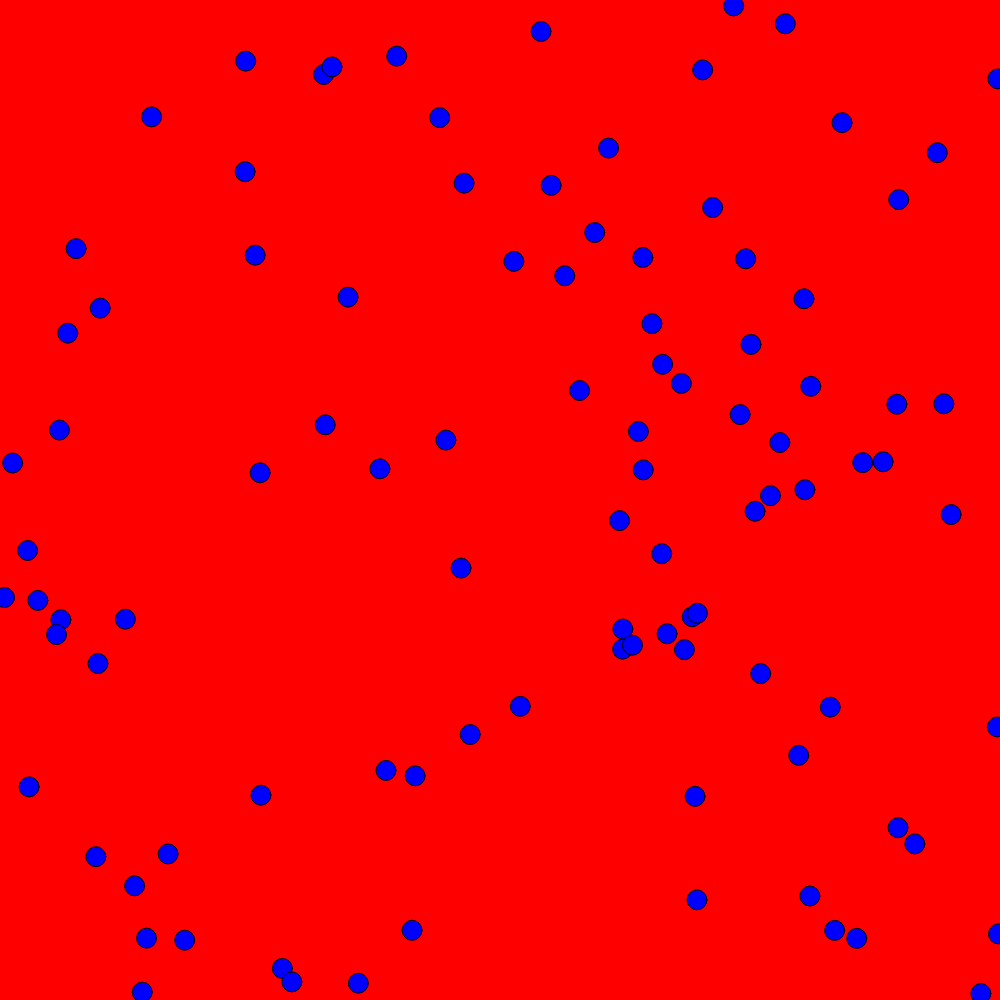
Frame 1 (no input)
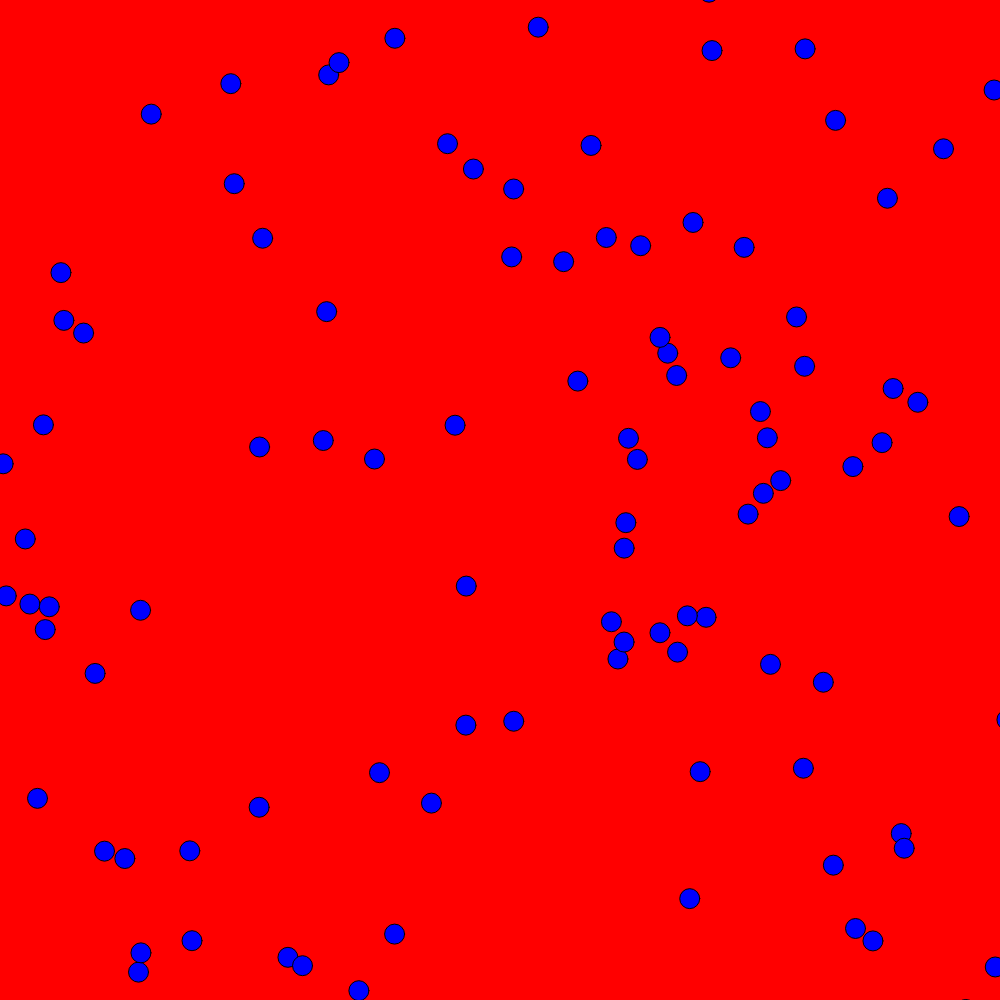
Frame 60 (no input)
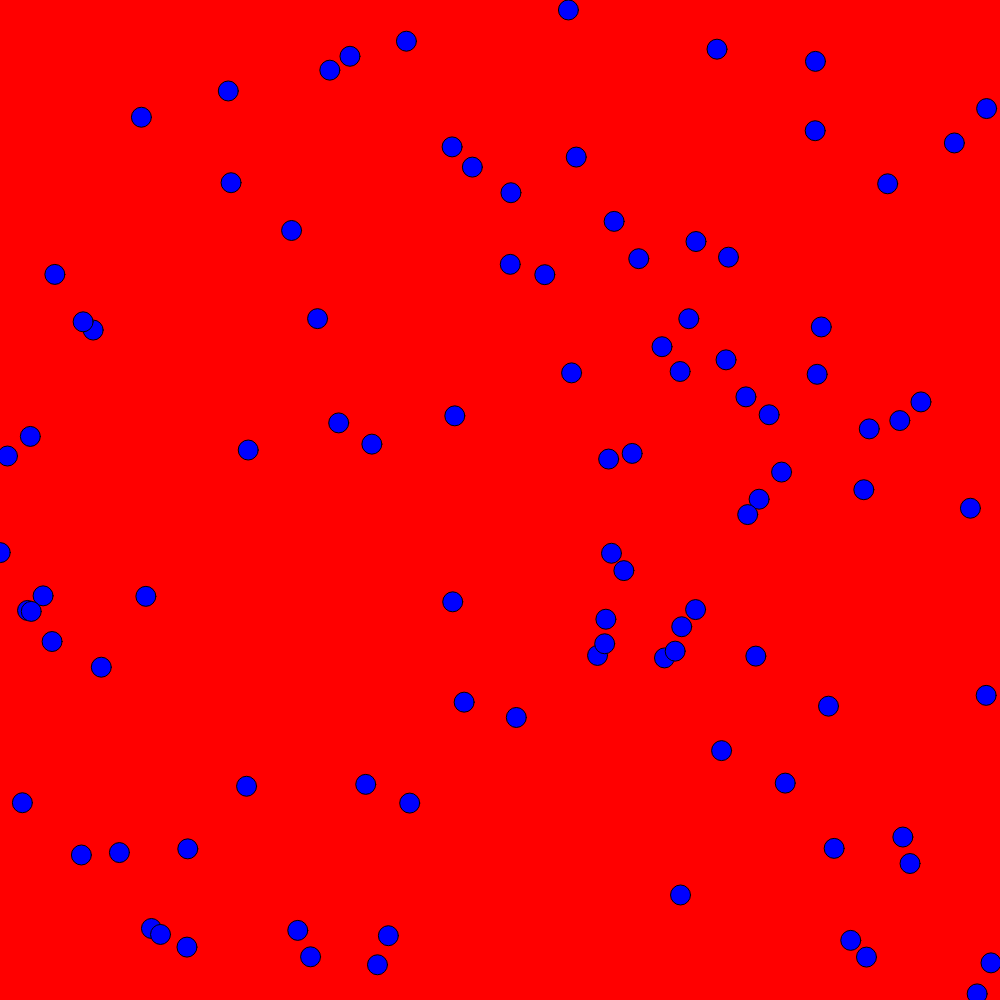
Frame 120 (the mouse pressed at the canvas centre since frame 60)

The p5.js sketch that drew these frames (run headless with seeded random() and noise() and a simulated clock; from frame 60 on, the mouse is pressed at the canvas centre):

// p5.js sketch
// ── sketch.js
// an array of bubbles
var bubbles = [];

function setup() {
  createCanvas(1000, 1000);
  // add new bubble
  for(var i=0; i<100; i++) {
    //random(width) - gives me a random number between 0 and the width of the canvas
    bubbles.push( new Bubble(random(width),random(height)) );  
  }
}

function draw() {
  background('red');
  for(var i=0; i<bubbles.length; i++){
    //get the ith bubble in the list
    // i = 0 --> get the first bubble
    // i = 1 --> get the second bubble
    bubbles[i].move();
    bubbles[i].display();
  }
}

function mouseClicked(){
  // did i click any of the bubbles?
  for(var i=0; i<bubbles.length; i++){
    bubbles[i].clicked();
  }
}

// bubble factory
class Bubble{
  // assembly line
  // need starting x positiong
  // need starting y position
  constructor(x,y){
    // person on assembly line assigning x value
    this.posX = x;
    // person on assembly line assigning y value
    this.posY = y;
    this.radius = 20;
    this.col = color(0,0,255);
  }

  // functions inside a class do not need the word function
  display() {
    fill(this.col);
    circle(this.posX, this.posY, this.radius);
  }

  move() {
    // move left or right
    this.posX += random(-3, 3);
    // move up or down
    this.posY += random(-3, 3);
  }

  // if bubble cliked - do something
  clicked(){
    // calculate the distance between mouseX & mouseY and the center of our bubble
    var distance = dist(mouseX,mouseY,this.posX, this.posY);
    // if distance is less then our radius (i clicked on THIS bubble), change color
    // of THIS bubble
    if(distance < this.radius) {
      this.col = color('pink');
    }
  }
}
